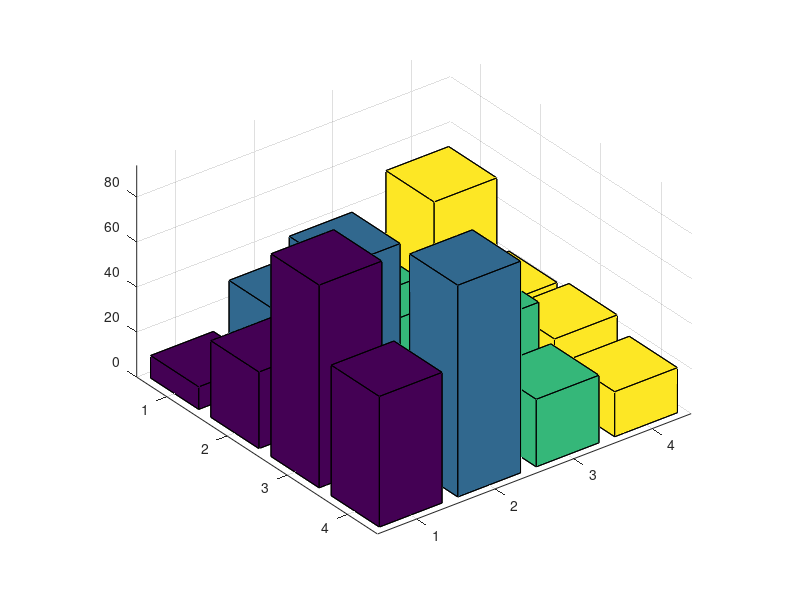
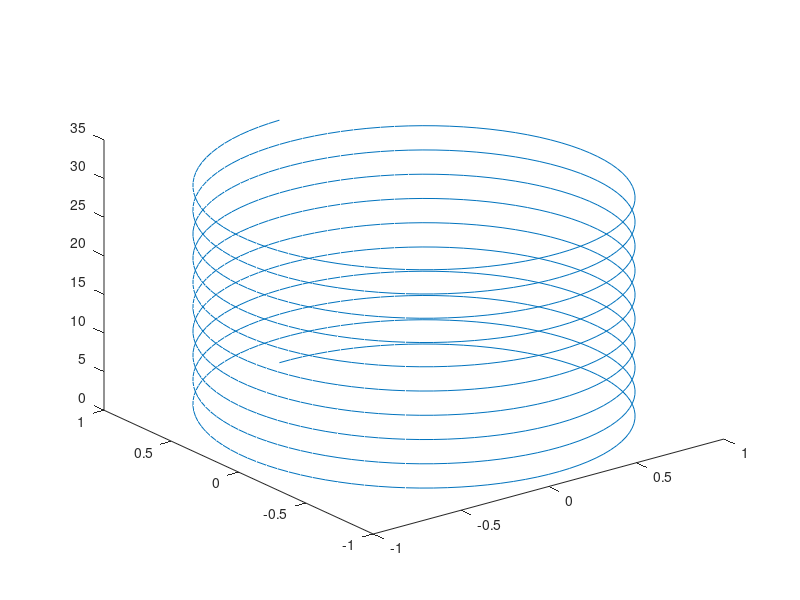

Here is the MATLAB script that generated these plots, in order:
%lapangan = imread('lapangan.tif');
%bangunan = imread('bangunan.png');
a=[10 30 21 52; 34 67 12 23; 90, 23, 45, 26; 58 94 30 20];
%bar3(t)
%grid on 

t=0:pi/100:10*pi;
st = sin(2*t);
ct = cos(2*t);
   
%grid on

figure, bar3(a);
figure, plot3(st, ct, t);